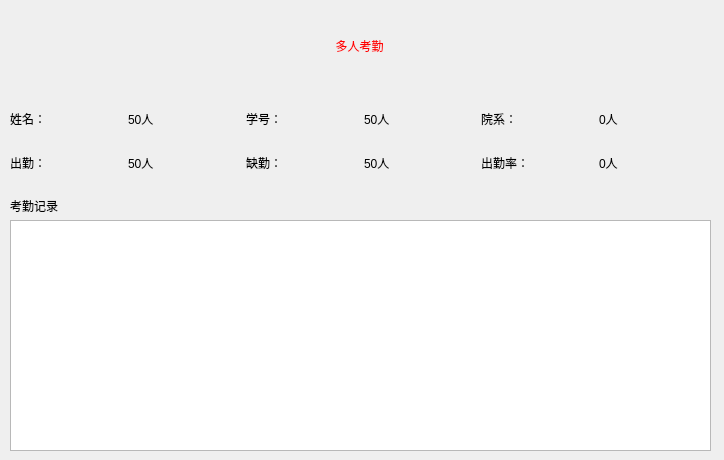
<?xml version="1.0" encoding="UTF-8"?>
<ui version="4.0">
 <class>Muitiple_Dialog</class>
 <widget class="QDialog" name="Muitiple_Dialog">
  <property name="geometry">
   <rect>
    <x>0</x>
    <y>0</y>
    <width>724</width>
    <height>460</height>
   </rect>
  </property>
  <property name="windowTitle">
   <string>多人考勤</string>
  </property>
  <widget class="QLabel" name="label">
   <property name="geometry">
    <rect>
     <x>140</x>
     <y>10</y>
     <width>439</width>
     <height>71</height>
    </rect>
   </property>
   <property name="styleSheet">
    <string notr="true">color:rgb(255, 0, 0);
font: 36pt &quot;黑体&quot;;</string>
   </property>
   <property name="text">
    <string>多人考勤</string>
   </property>
   <property name="alignment">
    <set>Qt::AlignCenter</set>
   </property>
  </widget>
  <widget class="QLabel" name="label_15">
   <property name="geometry">
    <rect>
     <x>10</x>
     <y>190</y>
     <width>141</width>
     <height>32</height>
    </rect>
   </property>
   <property name="styleSheet">
    <string notr="true">font: 25 18pt &quot;等线 Light&quot;;</string>
   </property>
   <property name="text">
    <string>考勤记录</string>
   </property>
  </widget>
  <widget class="QTableView" name="tableView">
   <property name="geometry">
    <rect>
     <x>10</x>
     <y>220</y>
     <width>701</width>
     <height>231</height>
    </rect>
   </property>
   <property name="alternatingRowColors">
    <bool>false</bool>
   </property>
  </widget>
  <widget class="QWidget" name="layoutWidget">
   <property name="geometry">
    <rect>
     <x>10</x>
     <y>100</y>
     <width>701</width>
     <height>81</height>
    </rect>
   </property>
   <layout class="QVBoxLayout" name="verticalLayout">
    <item>
     <layout class="QHBoxLayout" name="horizontalLayout_5">
      <item>
       <layout class="QHBoxLayout" name="horizontalLayout_2">
        <item>
         <widget class="QLabel" name="label_3">
          <property name="styleSheet">
           <string notr="true">font: 25 18pt &quot;等线 Light&quot;;</string>
          </property>
          <property name="text">
           <string>姓名：</string>
          </property>
         </widget>
        </item>
        <item>
         <widget class="QLabel" name="label_4">
          <property name="styleSheet">
           <string notr="true">font: 25 18pt &quot;等线 Light&quot;;</string>
          </property>
          <property name="text">
           <string>50人</string>
          </property>
         </widget>
        </item>
       </layout>
      </item>
      <item>
       <layout class="QHBoxLayout" name="horizontalLayout_3">
        <item>
         <widget class="QLabel" name="label_5">
          <property name="styleSheet">
           <string notr="true">font: 25 18pt &quot;等线 Light&quot;;</string>
          </property>
          <property name="text">
           <string>学号：</string>
          </property>
         </widget>
        </item>
        <item>
         <widget class="QLabel" name="label_6">
          <property name="styleSheet">
           <string notr="true">font: 25 18pt &quot;等线 Light&quot;;</string>
          </property>
          <property name="text">
           <string>50人</string>
          </property>
         </widget>
        </item>
       </layout>
      </item>
      <item>
       <layout class="QHBoxLayout" name="horizontalLayout_4">
        <item>
         <widget class="QLabel" name="label_7">
          <property name="styleSheet">
           <string notr="true">font: 25 18pt &quot;等线 Light&quot;;</string>
          </property>
          <property name="text">
           <string>院系：</string>
          </property>
         </widget>
        </item>
        <item>
         <widget class="QLabel" name="label_8">
          <property name="styleSheet">
           <string notr="true">font: 25 18pt &quot;等线 Light&quot;;</string>
          </property>
          <property name="text">
           <string>0人</string>
          </property>
         </widget>
        </item>
       </layout>
      </item>
     </layout>
    </item>
    <item>
     <layout class="QHBoxLayout" name="horizontalLayout_6">
      <item>
       <layout class="QHBoxLayout" name="horizontalLayout_7">
        <item>
         <widget class="QLabel" name="label_9">
          <property name="styleSheet">
           <string notr="true">font: 25 18pt &quot;等线 Light&quot;;</string>
          </property>
          <property name="text">
           <string>出勤：</string>
          </property>
         </widget>
        </item>
        <item>
         <widget class="QLabel" name="label_10">
          <property name="styleSheet">
           <string notr="true">font: 25 18pt &quot;等线 Light&quot;;</string>
          </property>
          <property name="text">
           <string>50人</string>
          </property>
         </widget>
        </item>
       </layout>
      </item>
      <item>
       <layout class="QHBoxLayout" name="horizontalLayout_8">
        <item>
         <widget class="QLabel" name="label_11">
          <property name="styleSheet">
           <string notr="true">font: 25 18pt &quot;等线 Light&quot;;</string>
          </property>
          <property name="text">
           <string>缺勤：</string>
          </property>
         </widget>
        </item>
        <item>
         <widget class="QLabel" name="label_12">
          <property name="styleSheet">
           <string notr="true">font: 25 18pt &quot;等线 Light&quot;;</string>
          </property>
          <property name="text">
           <string>50人</string>
          </property>
         </widget>
        </item>
       </layout>
      </item>
      <item>
       <layout class="QHBoxLayout" name="horizontalLayout_9">
        <item>
         <widget class="QLabel" name="label_13">
          <property name="styleSheet">
           <string notr="true">font: 25 18pt &quot;等线 Light&quot;;</string>
          </property>
          <property name="text">
           <string>出勤率：</string>
          </property>
         </widget>
        </item>
        <item>
         <widget class="QLabel" name="label_14">
          <property name="styleSheet">
           <string notr="true">font: 25 18pt &quot;等线 Light&quot;;</string>
          </property>
          <property name="text">
           <string>0人</string>
          </property>
         </widget>
        </item>
       </layout>
      </item>
     </layout>
    </item>
   </layout>
  </widget>
 </widget>
 <resources/>
 <connections/>
</ui>
